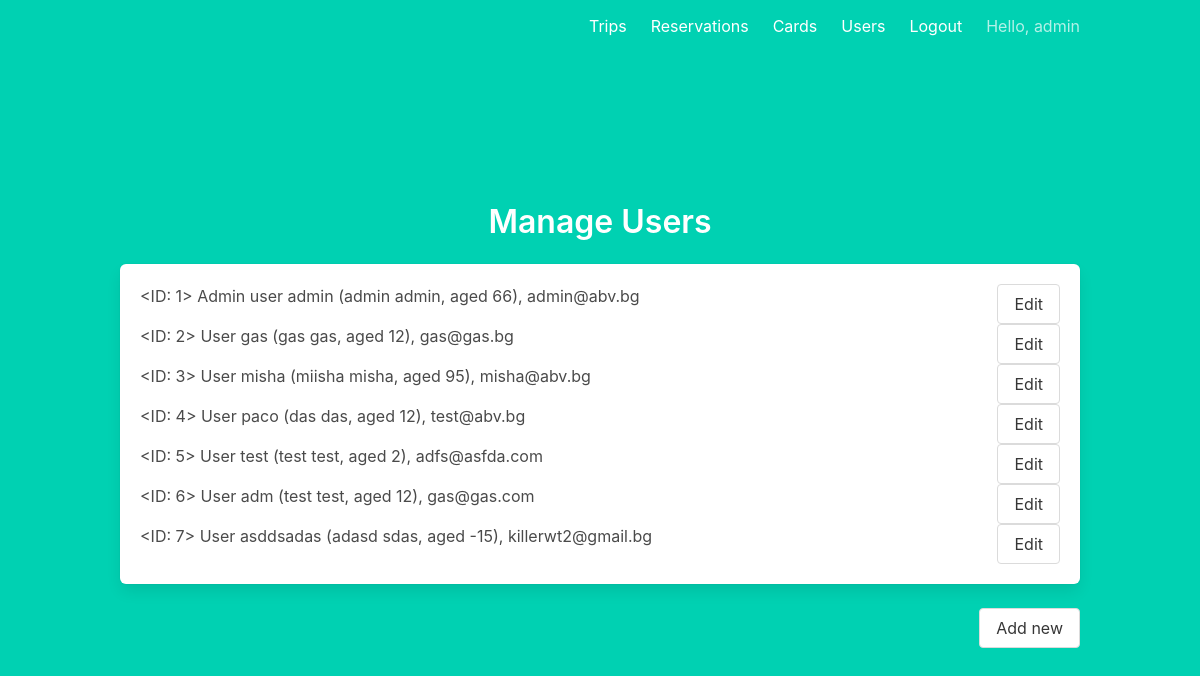
Page /users/ (signed in) on the earlier database version.
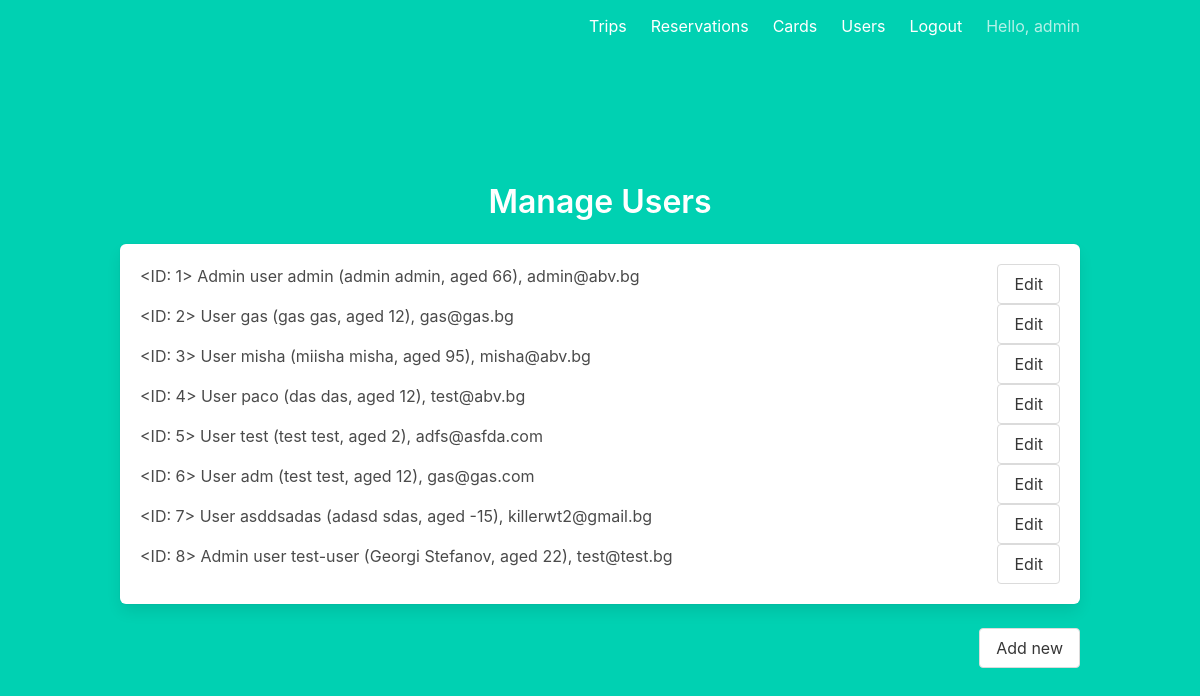
Same page on the later database version.
### models/user.py (models this page shows, shortened)
class User(db.Model, UserMixin):
    __tablename__ = "user"
    id = db.Column(db.Integer, primary_key=True)
    email = db.Column(db.String(100), unique=True)
    password = db.Column(db.String(100), nullable=False)
    username = db.Column(db.String(100), unique=True)
    firstname = db.Column(db.String(100), nullable=False)
    lastname = db.Column(db.String(100), nullable=False)
    age = db.Column(db.Integer, nullable=False)
    is_admin = db.Column(db.Boolean, nullable=False, default=False)
    train_card = db.relationship("TrainCard", backref="user", lazy=True, uselist=False)
    reservations = db.relationship("Reservation", backref="user", lazy=True)
    def __repr__(self):
        return "<ID: %s> %s %s (%s %s, aged %s), %s" % (
            self.id,
            ("Admin user" if self.is_admin else "User"),
            self.username,
            self.firstname,
            self.lastname,
            self.age,
            self.email,
        )

### users.py (the view)
@users.route("/users/")
@login_required
def list():
    if not current_user.is_admin:
        raise PermissionError("Cannot manage users as current user is not admin")
    users = User.query.all()
    return render_template("/users/list.html", users=users)

### templates/users/list.html (shortened to what this page needs)
{% extends "base.html" %}
{% block content %}
<div class="is-offset-4">
    <h3 class="title">Manage Users</h3>
    {% if current_user.is_authenticated and current_user.is_admin %}
    <div class="box">
        <ul>
            {% for user in users %}
            <li>
                <div style="float: left">
                    {{user}}
                </div>
                <div style="display: flex; justify-content: flex-end;">
                    <a href="{{ url_for('users.edit', id=user.id) }}" class="button">
                        Edit
                    </a>
                </div>
            </li>
            {% endfor %}
        </ul>
    </div>
    <a style="float:right" href="{{ url_for('users.signup') }}" class="button">
        Add new
    </a>
    {% endif %}
</div>
{% endblock %}

### templates/base.html (shortened to what this page needs)
<!DOCTYPE html>
<html>
<head>
    <link rel="stylesheet" href="https://cdnjs.cloudflare.com/ajax/libs/bulma/0.7.2/css/bulma.min.css" />
</head>
<body>
    <section class="hero is-primary is-fullheight">
        <div class="hero-head">
            <nav class="navbar">
                <div class="container">
                    <div id="navbarMenuHeroA" class="navbar-menu">
                        <div class="navbar-end">
                            {% if current_user.is_authenticated %}
                            <a href="{{ url_for('trips.list') }}" class="navbar-item">
                                Trips
                            </a>
                            <a href="{{ url_for('reservations.list') }}" class="navbar-item">
                                Reservations
                            </a>
                            <a href="{{ url_for('cards.manage') }}" class="navbar-item">
                                Cards
                            </a>
                            {% if current_user.is_admin %}
                            <a href="{{ url_for('users.list') }}" class="navbar-item">
                                Users
                            </a>
                            {% endif %}
                            <a href="{{ url_for('users.logout') }}" class="navbar-item">
                                Logout
                            </a>
                            <p class="navbar-item">
                                Hello, {{current_user.firstname}}
                            </p>
                            {% endif %}
                        </div>
                    </div>
                </div>
            </nav>
        </div>
        <div class="hero-body">
            <div class="container has-text-centered">
                {% block content %}
                {% endblock %}
            </div>
        </div>
    </section>
</body>
</html>

Differences in the rows shown:
added User: id+is_admin+username "<ID: 8> Admin user test-user (Georgi Stefanov, aged 22), test@test.bg"
